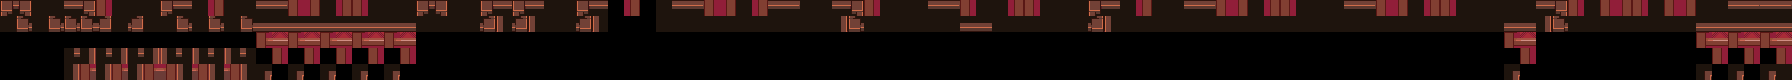

A level layout from a 2D game, rendered from its tile map. Below: a short description, then the map file with its tile-grid data intact:
An orthogonal 112x5 tile map with 16x16 px tiles, 3 tile layers (Camada de Blocos 3, Camada de Blocos 2, Camada de Blocos 1), 2 hidden layers not drawn.

<map version="1.10" tiledversion="1.10.2" orientation="orthogonal" renderorder="right-down" width="112" height="5" tilewidth="16" tileheight="16" infinite="0" nextlayerid="6" nextobjectid="1">
 <tileset firstgid="1" source="Tileset.tsx" />
 <imagelayer id="2" name="Camada de Imagens 1" visible="0" opacity="0.8">
  <image source="../../Desktop/spr_tile_wal_stone_strip56.png" trans="fe00b2" width="1792" height="79" />
 </imagelayer>
 <imagelayer id="4" name="Camada de Imagens 2" visible="0" opacity="0.7">
  <image source="../../Desktop/spr_tile_wal_dirt_strip56.png" width="1792" height="75" />
 </imagelayer>
 <layer id="5" name="Camada de Blocos 3" width="112" height="5">
  <data encoding="csv">
0,0,6,6,0,0,6,6,6,6,0,0,6,6,6,6,0,0,6,6,6,6,6,6,6,6,0,0,6,6,0,0,0,0,6,6,0,0,0,0,0,6,0,0,6,6,6,0,0,0,6,6,0,0,6,6,6,6,0,0,6,6,6,6,6,6,6,6,0,0,6,6,6,6,0,0,6,6,6,6,6,6,6,6,0,0,6,6,6,6,6,6,6,6,6,6,0,0,6,6,6,6,6,6,6,6,6,6,0,0,0,0,
6,6,6,6,6,6,6,6,6,6,6,6,6,6,6,6,6,6,6,6,6,6,6,6,6,6,6,6,6,6,0,6,0,6,6,6,0,0,0,0,0,6,6,6,6,6,6,6,6,6,6,6,6,0,6,6,6,6,6,6,6,6,6,6,6,6,6,6,0,6,6,6,6,6,6,6,6,6,6,6,6,6,6,6,6,6,6,6,6,6,6,6,6,6,6,6,6,0,6,6,6,6,6,6,6,6,6,6,6,6,6,6,
0,0,0,0,0,0,0,0,0,0,0,0,0,0,0,0,0,0,0,0,0,0,0,0,0,0,0,0,0,0,0,0,0,0,0,0,0,0,0,0,0,0,0,0,0,0,0,0,0,0,0,0,0,0,0,0,0,0,0,0,0,0,0,0,0,0,0,0,0,0,0,0,0,0,0,0,0,0,0,0,0,0,0,0,0,0,0,0,0,0,0,0,0,0,0,0,0,0,0,0,0,0,0,0,0,0,0,0,0,0,0,0,
0,0,0,0,0,0,0,0,0,0,0,0,0,0,0,0,0,0,0,0,0,0,0,0,0,0,0,0,0,0,0,0,0,0,0,0,0,0,0,0,0,0,0,0,0,0,0,0,0,0,0,0,0,0,0,0,0,0,0,0,0,0,0,0,0,0,0,0,0,0,0,0,0,0,0,0,0,0,0,0,0,0,0,0,0,0,0,0,0,0,0,0,0,0,0,0,0,0,0,0,0,0,0,0,0,0,0,0,0,0,0,0,
0,0,0,0,0,0,0,0,0,0,0,0,0,0,0,0,0,0,0,0,0,0,0,0,0,0,0,0,0,0,0,0,0,0,0,0,0,0,0,0,0,0,0,0,0,0,0,0,0,0,0,0,0,0,0,0,0,0,0,0,0,0,0,0,0,0,0,0,0,0,0,0,0,0,0,0,0,0,0,0,0,0,0,0,0,0,0,0,0,0,0,0,0,0,0,0,0,0,0,0,0,0,0,0,0,0,0,0,0,0,0,6
</data>
 </layer>
 <layer id="3" name="Camada de Blocos 2" width="112" height="5">
  <data encoding="csv">
0,0,0,0,0,0,0,0,0,0,0,0,0,0,0,0,0,0,0,0,0,0,0,0,0,0,0,0,0,0,3,4,3,4,0,0,3,4,0,0,0,0,0,0,0,0,0,0,0,0,0,0,0,0,0,0,0,0,0,0,0,0,0,0,0,0,0,0,0,0,0,0,0,0,0,0,0,0,0,0,0,0,0,0,0,0,0,0,0,0,0,0,0,0,0,0,2147483652,2147483651,0,0,0,0,0,0,0,0,0,0,0,0,0,0,
0,0,0,0,0,0,0,0,0,0,0,0,0,0,0,0,0,0,0,0,0,0,0,0,0,0,0,0,0,0,15,16,15,16,0,0,15,16,0,0,0,0,0,0,0,0,0,0,0,0,0,0,0,0,0,0,0,0,0,0,0,0,0,0,0,0,0,0,0,0,0,0,0,0,0,0,0,0,0,0,0,0,0,0,0,0,0,0,0,0,0,0,0,0,0,0,2147483664,2147483663,0,0,0,0,0,0,0,0,0,0,0,0,0,0,
0,0,0,0,0,0,0,0,0,0,0,0,0,0,0,0,0,0,0,0,0,0,0,0,0,0,0,0,0,0,0,0,0,0,0,0,0,0,0,0,0,0,0,0,0,0,0,0,0,0,0,0,0,0,0,0,0,0,0,0,0,0,0,0,0,0,0,0,0,0,0,0,0,0,0,0,0,0,0,0,0,0,0,0,0,0,0,0,0,0,0,0,0,0,0,0,0,0,0,0,0,0,0,0,0,0,0,0,0,0,0,0,
0,0,0,0,0,0,0,0,0,0,0,0,0,0,0,0,0,0,0,0,0,0,0,0,0,0,0,0,0,0,0,0,0,0,0,0,0,0,0,0,0,0,0,0,0,0,0,0,0,0,0,0,0,0,0,0,0,0,0,0,0,0,0,0,0,0,0,0,0,0,0,0,0,0,0,0,0,0,0,0,0,0,0,0,0,0,0,0,0,0,0,0,0,0,0,0,0,0,0,0,0,0,0,0,0,0,0,0,0,0,0,0,
0,0,0,0,0,0,0,0,0,0,0,0,0,0,0,0,0,0,0,0,0,0,0,0,0,0,0,0,0,0,0,0,0,0,0,0,0,0,0,0,0,0,0,0,0,0,0,0,0,0,0,0,0,0,0,0,0,0,0,0,0,0,0,0,0,0,0,0,0,0,0,0,0,0,0,0,0,0,0,0,0,0,0,0,0,0,0,0,0,0,0,0,0,0,0,0,0,0,0,0,0,0,0,0,0,0,0,0,0,0,0,0
</data>
 </layer>
 <layer id="1" name="Camada de Blocos 1" width="112" height="5">
  <data encoding="csv">
1,2,39,2147483687,2147483652,2147483651,40,3221225511,0,2147483699,3,4,39,2147483688,39,0,4,5,40,2147483688,0,2147483688,40,0,0,0,1,2,39,2147483687,0,0,0,0,0,2147483687,0,0,39,2147483688,39,0,4,5,40,2147483688,0,2147483688,4,5,0,0,2147483652,2147483651,40,2147483687,0,2147483687,4,5,40,0,0,2147483688,40,0,0,0,3,4,39,2147483688,39,0,4,5,40,2147483688,0,2147483688,40,0,0,0,4,5,40,2147483688,0,2147483688,40,0,0,0,0,0,0,0,40,3221225523,40,2147483688,40,0,40,2147483688,0,0,4,5,4,5,
13,14,13,14,19,14,2147483667,2147483666,2147483667,2147483666,18,19,18,19,18,19,20,21,20,21,20,21,20,21,20,21,39,2147483687,51,2147483699,0,52,0,0,2147483700,2147483699,0,0,51,52,51,52,2147483700,52,2147483700,52,2147483700,52,2147483700,52,2147483700,52,2147483664,2147483663,0,2147483699,0,2147483699,0,52,20,21,0,52,0,52,0,52,15,16,51,0,51,0,2147483700,0,2147483700,0,2147483700,0,2147483700,0,2147483700,0,0,0,0,0,0,0,0,0,0,0,20,21,2147483700,0,2147483700,3221225511,0,52,2147483700,52,2147483700,0,20,21,20,21,20,21,
25,26,25,26,2147483679,26,2147483679,2147483678,2147483679,2147483678,30,31,30,31,30,31,32,33,32,33,32,33,32,33,32,33,0,0,0,0,0,0,0,0,0,0,0,0,0,0,0,0,0,0,0,0,0,0,0,0,0,0,0,0,0,0,0,0,0,0,0,0,0,0,0,0,0,0,0,0,0,0,0,0,0,0,0,0,0,0,0,0,0,0,0,0,0,0,0,0,0,0,0,0,32,33,0,0,0,0,0,0,0,0,0,0,32,33,32,33,32,33,
37,38,37,38,2147483691,2147483690,2147483691,2147483690,2147483691,2147483690,42,43,42,43,42,43,44,45,44,45,44,45,44,45,44,45,0,0,0,0,0,0,0,0,0,0,0,0,0,0,0,0,0,0,0,0,0,0,0,0,0,0,0,0,0,0,0,0,0,0,0,0,0,0,0,0,0,0,0,0,0,0,0,0,0,0,0,0,0,0,0,0,0,0,0,0,0,0,0,0,0,0,0,0,44,45,0,0,0,0,0,0,0,0,0,0,44,45,44,45,44,45,
49,50,49,50,2147483703,2147483702,2147483703,2147483702,2147483703,2147483702,54,55,54,55,54,55,56,57,56,57,56,57,56,57,56,57,0,0,0,0,0,0,0,0,0,0,0,0,0,0,0,0,0,0,0,0,0,0,0,0,0,0,0,0,0,0,0,0,0,0,0,0,0,0,0,0,0,0,0,0,0,0,0,0,0,0,0,0,0,0,0,0,0,0,0,0,0,0,0,0,0,0,0,0,56,57,0,0,0,0,0,0,0,0,0,0,56,57,56,57,56,57
</data>
 </layer>
</map>
